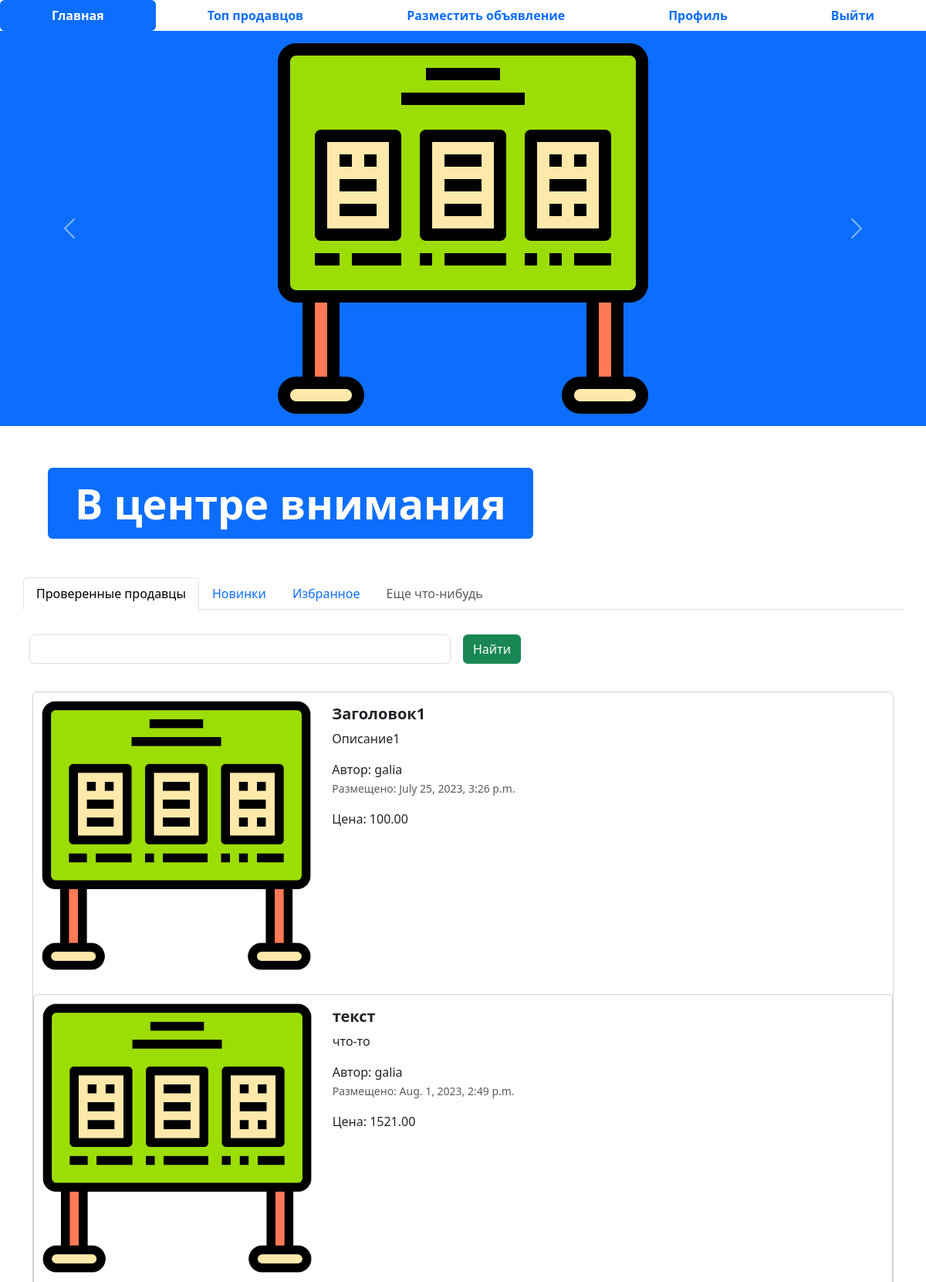
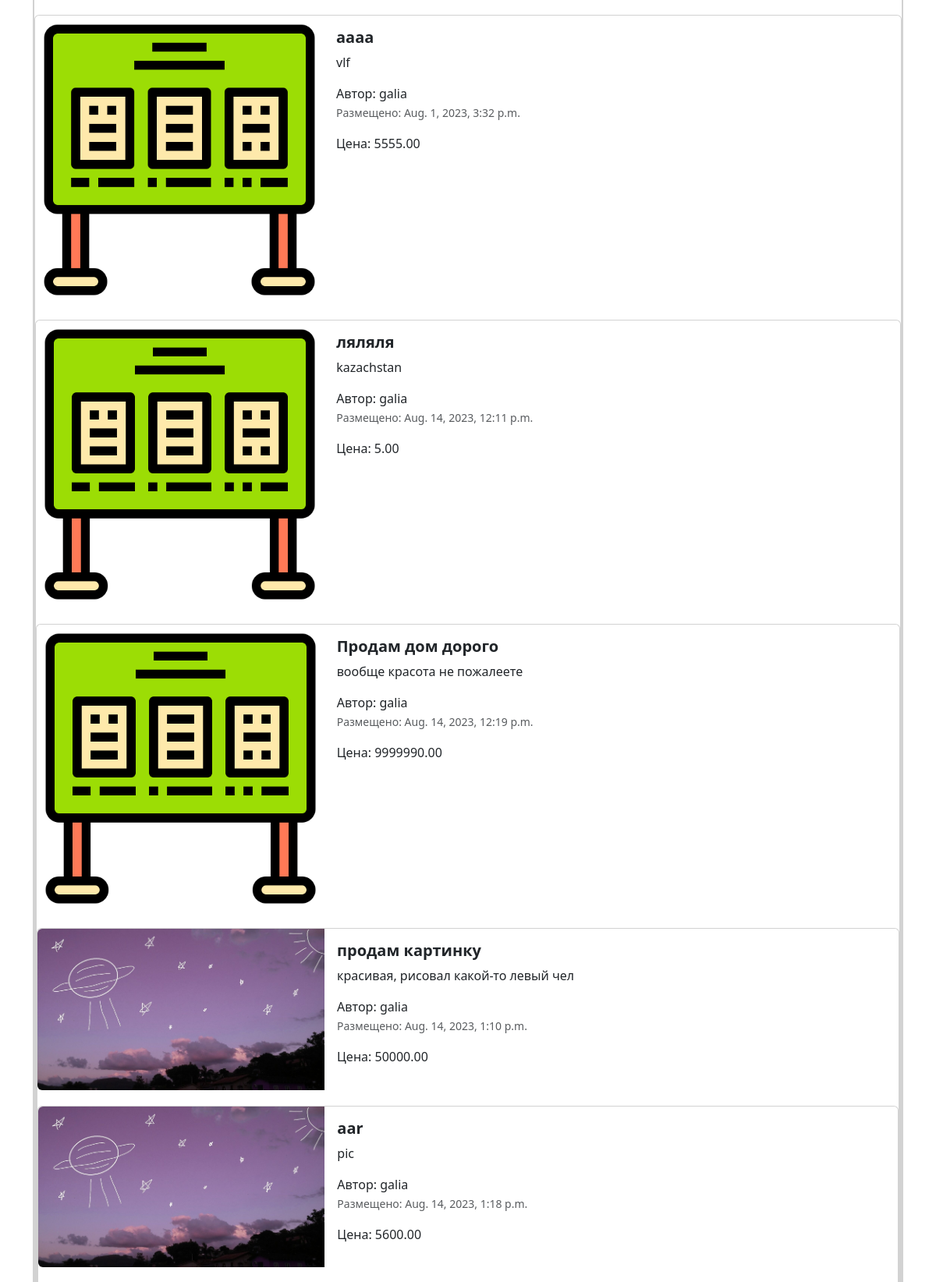
The app's page / (signed in, upper part) with its own data (2 pictures, top to bottom).
### app_advertisements/models.py (models this page shows, shortened)
class Advertisements(models.Model):
    title = models.CharField("Заголовок", max_length=128)
    description = models.TextField("Описание")
    price = models.DecimalField("Цена", max_digits=10, decimal_places=2)
    auction = models.BooleanField("Торг", help_text="Отметьте, если торг уместен")
    created_at = models.DateTimeField(auto_now_add=True)
    update_at = models.DateTimeField(auto_now=True)
    user = models.ForeignKey(User, verbose_name='пользователь', on_delete=models.CASCADE)
    image = models.ImageField('Изображение', upload_to='advertisements/')
    def get_absolute_url(self):
        return reverse('adv-detail', kwargs={'pk': self.id})

### app_advertisements/views.py (the view)
# urls.py: path('', index, name='main-page'),
def index(request):
    advertisements = Advertisements.objects.all()
    context = {'advertisements': advertisements}
    return render(request, 'app_advertisements/index.html', context)

### templates/app_advertisements/index.html (shortened to what this page needs)
{% extends 'base.html' %}
{% load static %}
{% block content %}
<ul class="nav nav-pills sticky-top bg-white nav-fill">
  <li class="nav-item">
    <a class="nav-link active" aria-current="page" href="{% url 'main-page' %}">
      <span style="font-weight: bold;">Главная</span>
    </a>
  </li>
  <li class="nav-item">
    <a class="nav-link" href="{% url 'top-sellers' %}"><span style="font-weight: bold;">Топ продавцов</span>
    </a>
  </li>
  <li class="nav-item">
    <a class="nav-link" href="{% url 'adv-post' %}">
      <span style="font-weight: bold;">Разместить объявление</span>
    </a>
  </li>
  {% if not user.is_authenticated %}
  <li class="nav-item">
    <a class="nav-link" href="{% url 'register' %}">
      <span style="font-weight: bold;">Регистрация</span>
    </a>
  </li>
  <li class="nav-item">
    <a class="nav-link" href="{% url 'login' %}">
      <span style="font-weight: bold;">Войти</span>
    </a>
  </li>
  {% else %}
  <li class="nav-item">
    <a class="nav-link" href="{% url 'profile' %}">
      <span style="font-weight: bold;">Профиль</span>
    </a>
  </li>
  <li class="nav-item">
    <a class="nav-link" href="{% url 'logout' %}">
      <span style="font-weight: bold;">Выйти</span>
    </a>
  </li>
  {% endif %}
</ul>
<div id="carouselExampleControls" class="carousel slide bg-primary" data-bs-ride="carousel">
  <div class="carousel-inner">
    <div class="carousel-item active">
      <img src="{% static 'img/item.png' %}" class="mx-auto d-block w-33" alt="...">
    </div>
  </div>
  <button class="carousel-control-prev" type="button" data-bs-target="#carouselExampleControls" data-bs-slide="prev">
    <span class="carousel-control-prev-icon" aria-hidden="true"></span>
  </button>
  <button class="carousel-control-next" type="button" data-bs-target="#carouselExampleControls" data-bs-slide="next">
    <span class="carousel-control-next-icon" aria-hidden="true"></span>
  </button>
</div>
<div class="container" style="margin: 50px;">
  <div class="display-2">
    <span class="badge bg-primary">В центре внимания</span>
  </div>
</div>
<div class="container">
  <div class="row">
    <ul class="nav nav-tabs bg-white">
      <li class="nav-item">
        <a class="nav-link active" aria-current="page" href="#">Проверенные продавцы</a>
      </li>
      <li class="nav-item">
        <a class="nav-link" href="#">Новинки</a>
      </li>
      <li class="nav-item">
        <a class="nav-link" href="#">Избранное</a>
      </li>
      <li class="nav-item">
        <a class="nav-link disabled" href="#" tabindex="-1" aria-disabled="true">Еще что-нибудь</a>
      </li>
    </ul>
    <form class="row g-3">
      <div class="col-auto w-50">
        <input type="text" class="form-control">
      </div>
      <div class="col-auto">
        <button type="submit" class="btn btn-success mb-3">Найти</button>
      </div>
    </form>
  </div>
  <div class="col">
    {% for adv in advertisements %}
    <div class="card mb-2" style="max-width: 1200px; margin-top: 20px;">
      <div class="row g-0">
        <div class="col-md-4">
          <a href="{{ adv.get_absolute_url }}" class="nav-link">
            <img src="{% if adv.image %} {{ adv.image.url }} {% else %} {% static 'img/item.png' %} {% endif %}" class="img-fluid rounded-start" alt="Card title">
          </a>
        </div>
        <div class="col-md-8">
          <div class="card-body">
            <h5 class="card-title">
              <a href="{{ adv.get_absolute_url }}" class="nav-link"><strong>{{adv.title}}</strong></a>
            </h5>
            <a href="{{ adv.get_absolute_url }}" class="nav-link">
              <p class="card-text">
                {{adv.description}}
              </p>
              <span>Автор: {{adv.user}}</span>
              <p class="card-text"><small class="text-muted">Размещено: {{adv.created_at}}</small></p>
              <span>Цена: {{adv.price}}</span>
            </a>
          </div>
        </div>
      </div>
      {% endfor %}
    </div>
  </div>
</div>
{% endblock %}

### records on screen
Advertisements: title "Заголовок1", description "Описание1", user "galia", created_at "July 25, 2023, 3:26 p.m.", price "100.00"
Advertisements: title "текст", description "что-то", user "galia", created_at "Aug. 1, 2023, 2:49 p.m.", price "1521.00"
Advertisements: title "аааа", description "vlf", user "galia", created_at "Aug. 1, 2023, 3:32 p.m.", price "5555.00"
Advertisements: title "ляляля", description "kazachstan", user "galia", created_at "Aug. 14, 2023, 12:11 p.m.", price "5.00"
Advertisements: title "Продам дом дорого", description "вообще красота не пожалеете", user "galia", created_at "Aug. 14, 2023, 12:19 p.m.", price "9999990.00"
Advertisements: image (picture), title "продам картинку", description "красивая, рисовал какой-то левый чел", user "galia", created_at "Aug. 14, 2023, 1:10 p.m.", price "50000.00"
Advertisements: image (picture), title "aar", description "pic", user "galia", created_at "Aug. 14, 2023, 1:18 p.m.", price "5600.00"
